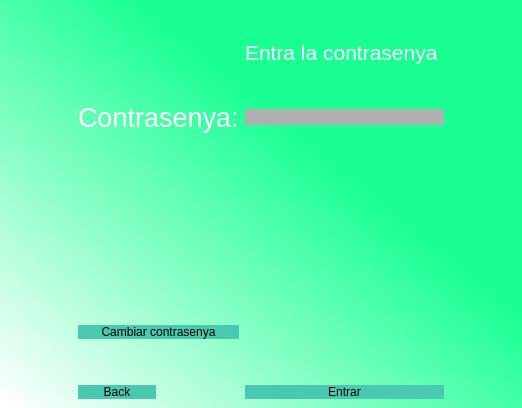
<?xml version="1.0" encoding="UTF-8"?>
<ui version="4.0">
 <class>Login</class>
 <widget class="QMainWindow" name="Login">
  <property name="geometry">
   <rect>
    <x>0</x>
    <y>0</y>
    <width>522</width>
    <height>408</height>
   </rect>
  </property>
  <property name="windowTitle">
   <string>Login</string>
  </property>
  <property name="styleSheet">
   <string notr="true">QWidget#centralwidget{
background-color: qlineargradient(spread:pad, x1:0.637, y1:0.392364, x2:0.01, y2:0.994, stop:0 rgba(26, 255, 147, 255), stop:1 rgba(255, 255, 255, 255));
}</string>
  </property>
  <widget class="QWidget" name="centralwidget">
   <layout class="QGridLayout" name="gridLayout">
    <item row="0" column="1" colspan="2">
     <widget class="QLabel" name="usuari">
      <property name="font">
       <font>
        <family>MS Shell Dlg 2</family>
        <pointsize>16</pointsize>
        <weight>50</weight>
        <italic>false</italic>
        <bold>false</bold>
       </font>
      </property>
      <property name="styleSheet">
       <string notr="true">font: 16pt &quot;MS Shell Dlg 2&quot;;
color: white;</string>
      </property>
      <property name="text">
       <string>&lt;html&gt;&lt;head/&gt;&lt;body&gt;&lt;p&gt;&lt;br/&gt;&lt;/p&gt;&lt;/body&gt;&lt;/html&gt;</string>
      </property>
     </widget>
    </item>
    <item row="4" column="1" colspan="2">
     <widget class="QPushButton" name="pushButton_4">
      <property name="styleSheet">
       <string notr="true">border-radius:10px;
font: 14pt &quot;MS Shell Dlg 2&quot;;
background-color: rgb(72, 201, 176);</string>
      </property>
      <property name="text">
       <string>Cambiar contrasenya</string>
      </property>
     </widget>
    </item>
    <item row="0" column="3">
     <widget class="QLabel" name="usuari_3">
      <property name="font">
       <font>
        <family>MS Shell Dlg 2</family>
        <pointsize>16</pointsize>
        <weight>50</weight>
        <italic>false</italic>
        <bold>false</bold>
       </font>
      </property>
      <property name="styleSheet">
       <string notr="true">font: 16pt &quot;MS Shell Dlg 2&quot;;
color: white;</string>
      </property>
      <property name="text">
       <string>&lt;html&gt;&lt;head/&gt;&lt;body&gt;&lt;p&gt;Entra la contrasenya &lt;/p&gt;&lt;/body&gt;&lt;/html&gt;</string>
      </property>
     </widget>
    </item>
    <item row="6" column="3">
     <widget class="QPushButton" name="pushButton_3">
      <property name="styleSheet">
       <string notr="true">border-radius:10px;
font: 14pt &quot;MS Shell Dlg 2&quot;;
background-color: rgb(72, 201, 176);</string>
      </property>
      <property name="text">
       <string>Entrar</string>
      </property>
     </widget>
    </item>
    <item row="6" column="1">
     <widget class="QPushButton" name="pushButton_5">
      <property name="styleSheet">
       <string notr="true">border-radius:10px;
font: 14pt &quot;MS Shell Dlg 2&quot;;
background-color: rgb(72, 201, 176);</string>
      </property>
      <property name="text">
       <string>Back</string>
      </property>
     </widget>
    </item>
    <item row="1" column="3">
     <widget class="QLineEdit" name="contra1">
      <property name="styleSheet">
       <string notr="true">border-radius:10px;
font: 14pt &quot;MS Shell Dlg 2&quot;;
background-color: rgb(176, 176, 176);</string>
      </property>
      <property name="echoMode">
       <enum>QLineEdit::Password</enum>
      </property>
     </widget>
    </item>
    <item row="1" column="1" colspan="2">
     <widget class="QLabel" name="label">
      <property name="font">
       <font>
        <family>MS Shell Dlg 2</family>
        <pointsize>16</pointsize>
        <weight>50</weight>
        <italic>false</italic>
        <bold>false</bold>
       </font>
      </property>
      <property name="styleSheet">
       <string notr="true">font: 16pt &quot;MS Shell Dlg 2&quot;;
color: white;</string>
      </property>
      <property name="text">
       <string>&lt;html&gt;&lt;head/&gt;&lt;body&gt;&lt;p&gt;&lt;span style=&quot; font-size:20pt;&quot;&gt;Contrasenya:&lt;/span&gt;&lt;/p&gt;&lt;/body&gt;&lt;/html&gt;</string>
      </property>
     </widget>
    </item>
    <item row="2" column="3">
     <widget class="QLabel" name="errorcontra">
      <property name="font">
       <font>
        <pointsize>11</pointsize>
        <weight>50</weight>
        <italic>false</italic>
        <bold>false</bold>
       </font>
      </property>
      <property name="text">
       <string>&lt;html&gt;&lt;head/&gt;&lt;body&gt;&lt;p&gt;&lt;br/&gt;&lt;/p&gt;&lt;/body&gt;&lt;/html&gt;</string>
      </property>
     </widget>
    </item>
    <item row="0" column="4">
     <spacer name="horizontalSpacer_3">
      <property name="orientation">
       <enum>Qt::Horizontal</enum>
      </property>
      <property name="sizeHint" stdset="0">
       <size>
        <width>40</width>
        <height>20</height>
       </size>
      </property>
     </spacer>
    </item>
    <item row="1" column="0">
     <spacer name="horizontalSpacer">
      <property name="orientation">
       <enum>Qt::Horizontal</enum>
      </property>
      <property name="sizeHint" stdset="0">
       <size>
        <width>40</width>
        <height>20</height>
       </size>
      </property>
     </spacer>
    </item>
    <item row="1" column="4">
     <spacer name="horizontalSpacer_2">
      <property name="orientation">
       <enum>Qt::Horizontal</enum>
      </property>
      <property name="sizeHint" stdset="0">
       <size>
        <width>40</width>
        <height>20</height>
       </size>
      </property>
     </spacer>
    </item>
    <item row="5" column="1">
     <spacer name="verticalSpacer">
      <property name="orientation">
       <enum>Qt::Vertical</enum>
      </property>
      <property name="sizeType">
       <enum>QSizePolicy::Fixed</enum>
      </property>
      <property name="sizeHint" stdset="0">
       <size>
        <width>20</width>
        <height>40</height>
       </size>
      </property>
     </spacer>
    </item>
    <item row="2" column="2" rowspan="2">
     <spacer name="verticalSpacer_3">
      <property name="orientation">
       <enum>Qt::Vertical</enum>
      </property>
      <property name="sizeType">
       <enum>QSizePolicy::Fixed</enum>
      </property>
      <property name="sizeHint" stdset="0">
       <size>
        <width>20</width>
        <height>40</height>
       </size>
      </property>
     </spacer>
    </item>
   </layout>
  </widget>
 </widget>
 <resources/>
 <connections/>
</ui>
